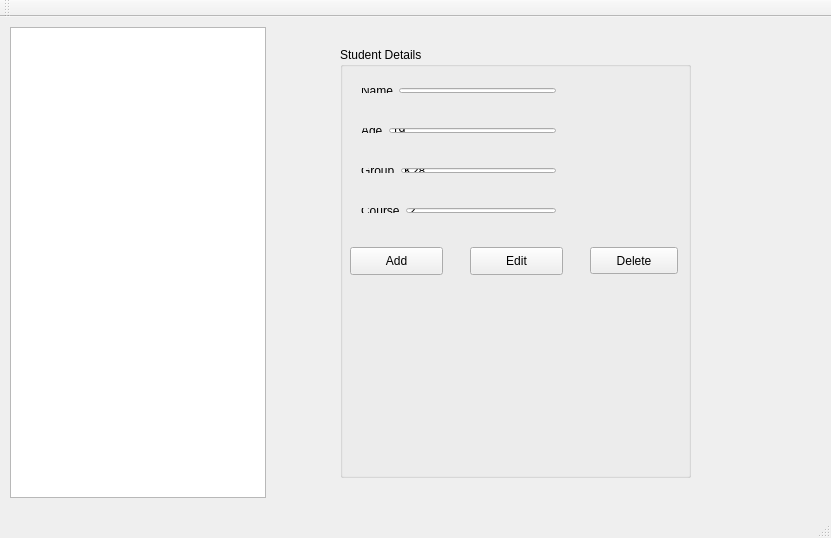
<?xml version="1.0" encoding="UTF-8"?>
<ui version="4.0">
 <class>MainWindow</class>
 <widget class="QMainWindow" name="MainWindow">
  <property name="geometry">
   <rect>
    <x>0</x>
    <y>0</y>
    <width>831</width>
    <height>538</height>
   </rect>
  </property>
  <property name="windowTitle">
   <string>MainWindow</string>
  </property>
  <widget class="QWidget" name="centralWidget">
   <widget class="CustomListWidget" name="lstStudents">
    <property name="geometry">
     <rect>
      <x>10</x>
      <y>10</y>
      <width>256</width>
      <height>471</height>
     </rect>
    </property>
    <property name="contextMenuPolicy">
     <enum>Qt::ActionsContextMenu</enum>
    </property>
    <property name="selectionMode">
     <enum>QAbstractItemView::NoSelection</enum>
    </property>
   </widget>
   <widget class="QGroupBox" name="grbStudentDetails">
    <property name="geometry">
     <rect>
      <x>340</x>
      <y>30</y>
      <width>351</width>
      <height>431</height>
     </rect>
    </property>
    <property name="title">
     <string>Student Details</string>
    </property>
    <widget class="QWidget" name="layoutWidget">
     <property name="geometry">
      <rect>
       <x>10</x>
       <y>70</y>
       <width>217</width>
       <height>27</height>
      </rect>
     </property>
     <layout class="QHBoxLayout" name="horizontalLayout_2">
      <item>
       <widget class="QLabel" name="label_2">
        <property name="text">
         <string>Age</string>
        </property>
       </widget>
      </item>
      <item>
       <widget class="QLineEdit" name="leAge">
        <property name="text">
         <string>19</string>
        </property>
       </widget>
      </item>
     </layout>
    </widget>
    <widget class="QWidget" name="layoutWidget_2">
     <property name="geometry">
      <rect>
       <x>10</x>
       <y>110</y>
       <width>217</width>
       <height>27</height>
      </rect>
     </property>
     <layout class="QHBoxLayout" name="horizontalLayout_3">
      <item>
       <widget class="QLabel" name="label_3">
        <property name="text">
         <string>Group</string>
        </property>
       </widget>
      </item>
      <item>
       <widget class="QLineEdit" name="leGroup">
        <property name="text">
         <string>K28</string>
        </property>
       </widget>
      </item>
     </layout>
    </widget>
    <widget class="QWidget" name="layoutWidget_3">
     <property name="geometry">
      <rect>
       <x>10</x>
       <y>150</y>
       <width>217</width>
       <height>27</height>
      </rect>
     </property>
     <layout class="QHBoxLayout" name="horizontalLayout_4">
      <item>
       <widget class="QLabel" name="label_4">
        <property name="text">
         <string>Course</string>
        </property>
       </widget>
      </item>
      <item>
       <widget class="QLineEdit" name="leCourse">
        <property name="text">
         <string>2</string>
        </property>
       </widget>
      </item>
     </layout>
    </widget>
    <widget class="QPushButton" name="btnAdd">
     <property name="geometry">
      <rect>
       <x>10</x>
       <y>200</y>
       <width>93</width>
       <height>28</height>
      </rect>
     </property>
     <property name="text">
      <string>Add</string>
     </property>
     <property name="checkable">
      <bool>false</bool>
     </property>
    </widget>
    <widget class="QPushButton" name="btnEdit">
     <property name="geometry">
      <rect>
       <x>130</x>
       <y>200</y>
       <width>93</width>
       <height>28</height>
      </rect>
     </property>
     <property name="text">
      <string>Edit</string>
     </property>
    </widget>
    <widget class="QWidget" name="layoutWidget">
     <property name="geometry">
      <rect>
       <x>10</x>
       <y>30</y>
       <width>217</width>
       <height>27</height>
      </rect>
     </property>
     <layout class="QHBoxLayout" name="horizontalLayout">
      <item>
       <widget class="QLabel" name="label">
        <property name="text">
         <string>Name</string>
        </property>
       </widget>
      </item>
      <item>
       <widget class="QLineEdit" name="leName"/>
      </item>
     </layout>
    </widget>
    <widget class="QPushButton" name="btnDelete">
     <property name="geometry">
      <rect>
       <x>250</x>
       <y>200</y>
       <width>88</width>
       <height>27</height>
      </rect>
     </property>
     <property name="text">
      <string>Delete</string>
     </property>
    </widget>
   </widget>
  </widget>
  <widget class="QMenuBar" name="menuBar">
   <property name="geometry">
    <rect>
     <x>0</x>
     <y>0</y>
     <width>831</width>
     <height>26</height>
    </rect>
   </property>
  </widget>
  <widget class="QToolBar" name="mainToolBar">
   <attribute name="toolBarArea">
    <enum>TopToolBarArea</enum>
   </attribute>
   <attribute name="toolBarBreak">
    <bool>false</bool>
   </attribute>
  </widget>
  <widget class="QStatusBar" name="statusBar"/>
 </widget>
 <layoutdefault spacing="6" margin="11"/>
 <customwidgets>
  <customwidget>
   <class>CustomListWidget</class>
   <extends>QListWidget</extends>
   <header>customlistwidget.h</header>
   <slots>
    <signal>currentRowRemoved()</signal>
   </slots>
  </customwidget>
 </customwidgets>
 <resources/>
 <connections/>
</ui>
